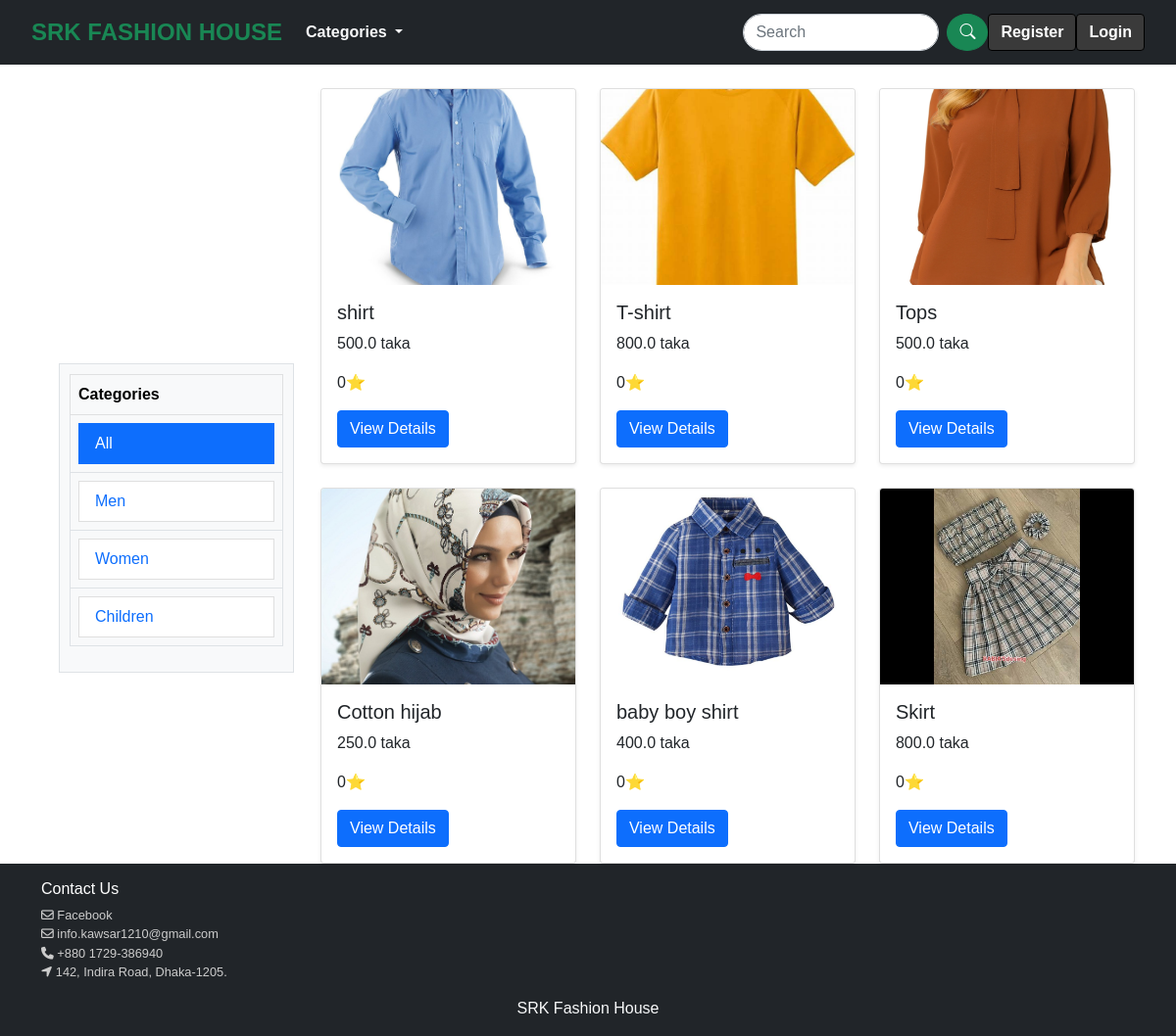
The page /shop/ on the database as committed earlier.
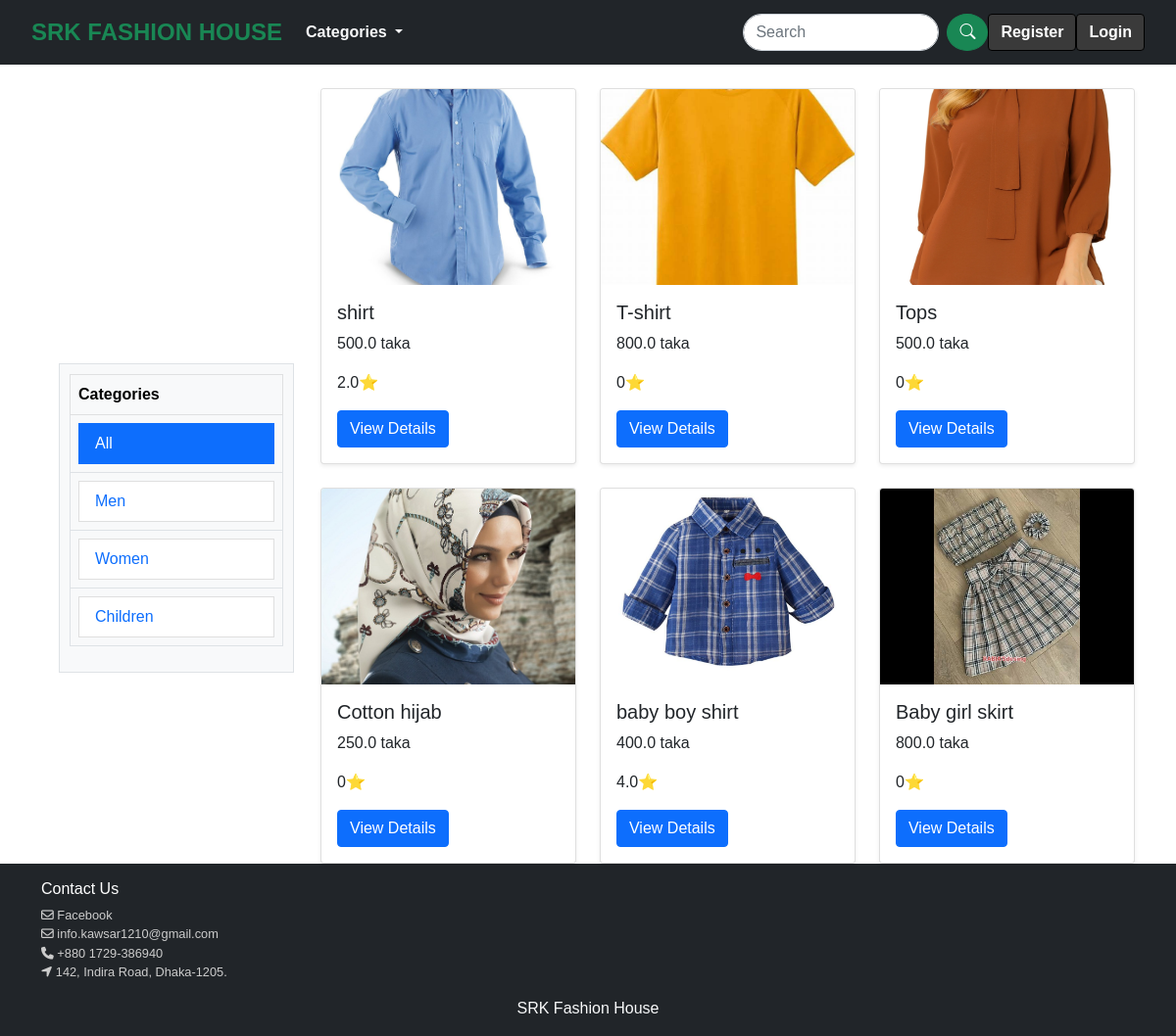
The same page on the database as committed later.
### products/models.py (models this page shows, shortened)
class Product(models.Model):
    name = models.CharField(max_length=100)
    price = models.FloatField()
    image = models.ImageField(upload_to='products', null=True, blank=True)
    description = models.TextField()
    CATEGORY_CHOICES = [
        ('men', 'Men'),
        ('women', 'Women'),
        ('children', 'Children'),
    ]
    category = models.CharField(
        max_length=100,
        choices=CATEGORY_CHOICES,
        default='women',
    )

### srkFashionHouse/views.py (the view)
# urls.py: path('shop/',views.shop,name='shop'),
def shop(request):
    category = request.GET.get('category')
    if category:
        products = Product.objects.filter(category=category)
    else:
        products = Product.objects.all()
    x = []
    for i in products:
        r = RateProduct.objects.filter(product=i)
        ratings = [int(j.stars) for j in r]
        if ratings:
            avg_rating = round(sum(ratings) / len(ratings), 2)
        else:
            avg_rating = 0
        x.append([i, avg_rating])
    return render(request, 'shop.html', {'products': x, 'category': category})

### templates/shop.html (shortened to what this page needs)
{% extends 'base.html' %}
{% load static %}
{% block content %}
<div class="container mt-4">
    <div class="row">
        <div class="col-md-3">
            <div class="table-container center-absolute" >
                <div class="table-responsive">
                    <table class="table table-bordered">
                        <thead class="table-light">
                            <tr>
                                <th>Categories</th>
                            </tr>
                        </thead>
                        <tbody>
                            <tr><td><a href="?" class="list-group-item {% if not category %}active{% endif %}">All</a></td></tr>
                            <tr><td> <a href="?category=men" class="list-group-item {% if category == 'men' %}active{% endif %}">Men</a></td></tr>
                            <tr><td><a href="?category=women" class="list-group-item {% if category == 'women' %}active{% endif %}">Women</a></td></tr>
                            <tr><td><a href="?category=children" class="list-group-item {% if category == 'children' %}active{% endif %}">Children</a></td></tr>
                        </tbody>
                    </table>
                </div>
            </div>
        </div>
        <div class="col-md-9 offset-md-3">
            <div class="row g-4">
                {% if products %}
                    {% for item ,rating in products %}
                        <div class="col-md-6 col-lg-4">
                            <div class="card h-100 shadow-sm">
                                <img src="{{ item.image.url }}" alt="{{ item.name }}" class="card-img-top" style="height: 200px; object-fit: cover;">
                                <div class="card-body">
                                    <h5 class="card-title">{{ item.name }}</h5>
                                    <p class="card-text">{{ item.price }} taka</p>
                                    <p class="card-text">{{ rating }}⭐</p>
                                    <a href="{% url 'product_details' item.id %}" class="btn btn-primary">View Details</a>
                                </div>
                            </div>
                        </div>
                    {% endfor %}
                {% else %}
                <p>No products available</p>
                {% endif %}
            </div>
        </div>
    </div>
</div>
{% endblock %}

Rows that differ between the two databases and show on the page:
changed Product "shirt": rating "0" → "2.0"
changed Product "baby boy shirt": rating "0" → "4.0"
changed Product: name "Skirt" → "Baby girl skirt"
